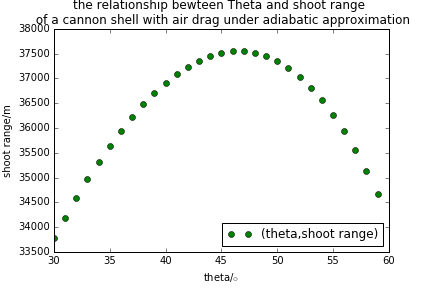

The script that saved this image:
# -*- coding: utf-8 -*-
"""
Created on Mon May 23 19:58:57 2016

@author: asus
"""

import math
import matplotlib.pyplot as plt
x=[]
y=[]
v_x=[]
v_y=[]
t=[]
i=[]
theta_list=[]
x_list=[]
v=[]
dt=0.01
g=-9.8
v_init=700*2**0.5
B=0.00004
y_0 = 0.0001
a = 6.5*10**(-3)
b =2.5
T_0 = 300
for theta in range(30,60):
    i.append(0);v.append(v_init)
    v_x.append(v_init*math.cos(theta*math.pi/180))
    v_y.append(v_init*math.sin(theta*math.pi/180))
    x.append(0.0)
    y.append(0.0)
    t.append(0.0)
    while y[-1]>=0.0:
        v.append(math.sqrt(v_x[-1]**2+v_y[-1]**2))
        x_tmp=x[-1]+dt*v_x[-1]
        x.append(x_tmp)
        v_x_tmp=v_x[-1]-((1-a*y[-1]/T_0)**b)*B*v[-1]*v_x[-1]*dt
        v_x.append(v_x_tmp)
        y_tmp=y[-1]+dt*v_y[-1]
        y.append(y_tmp)
        v_y_tmp=v_y[-1]+dt*g-((1-a*y[-1]/T_0)**b)*B*v[-1]*v_y[-1]*dt
        v_y.append(v_y_tmp)
        i_tmp=i[-1]+1
        i.append(i_tmp)
        t.append(dt*i[-1])  
    theta_list.append(theta);x_list.append(x[-1])
plt.plot(theta_list,x_list,'og' , label="(theta,shoot range)")
plt.xlabel("theta/$\circ$")
plt.ylabel("shoot range/m")
plt.title('the relationship bewteen Theta and shoot range \n of a cannon shell with air drag under adiabatic approximation')
plt.legend(loc="lower right")
plt.savefig('adi drag.png')
plt.show()